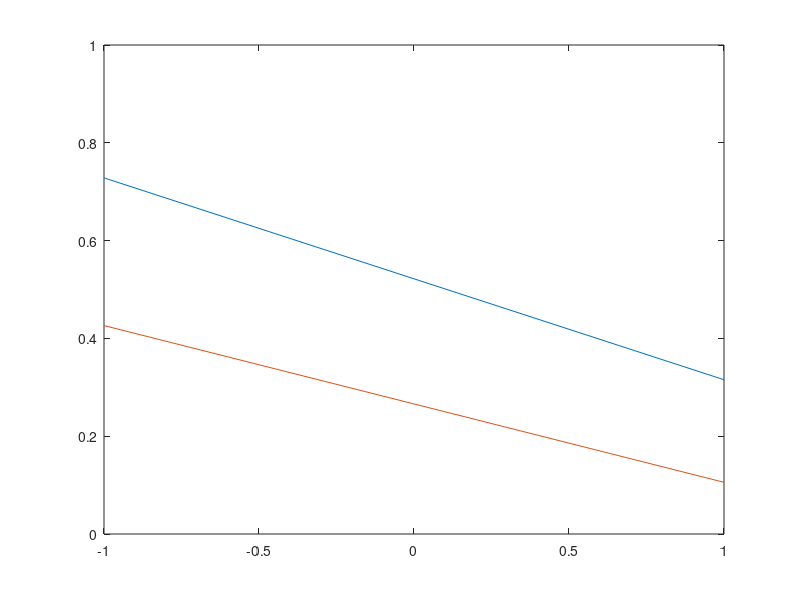

This chart was generated by the following MATLAB code: (Note: this script raises an error after producing the figure.)
%% Preamble -- not to appear in userguide

%% Everything below appears in userguide
hfig = figure;
plot([-1 1],rand(2));
axis([-1 1 0 1]);
set(hfig,'units','centimeters',...
  'NumberTitle','off','Name','ex03');
pos = get(hfig,'position');
set(hfig,'position',[pos(1:2),8,3]);
%% The following is excluded from userguide
matlabfrag('graphics/ex03');